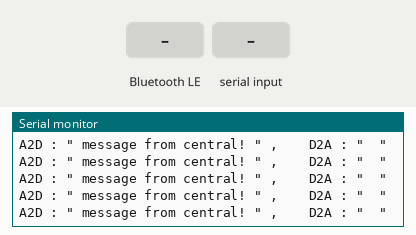
Recording of a sketch running on a simulated ESP32. On the bench: the last lines printed to the serial monitor. The test bench sets the inputs (shaded band). Nothing arrives over Bluetooth unless stated; a phone connects over Bluetooth LE 3 s after start.

Above: at 1.2 s.
1.3 s: Bluetooth LE write "1" received
At 1.71 s:
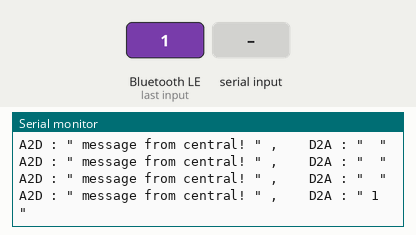
2.8 s: "1" received over the second serial link
At 3.22 s:
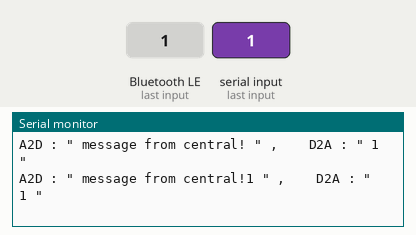
4.3 s: Bluetooth LE write "0" received
At 4.72 s:
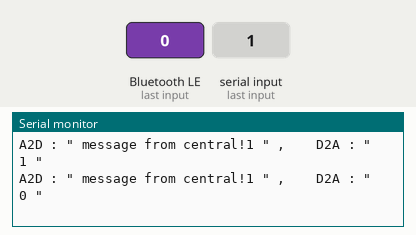
5.8 s: "0" received over the second serial link
At 6.22 s:
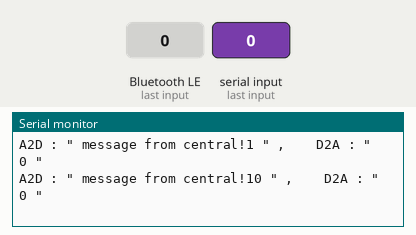
Timing chart, 0 to 8.3 s (numbered marks = the images above; inputs shaded):
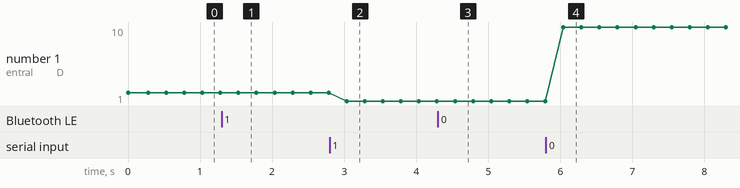

Measured:
- after the input at 1.3 s, the serial monitor: prints a new line after 0.23 s (image 1)
- after the input at 2.8 s, the serial monitor: prints a new line after 0.24 s (image 2)
- after the input at 4.3 s, the serial monitor: prints a new line after 0.24 s (image 3)
- after the input at 5.8 s, the serial monitor: prints a new line after 0.24 s (image 4)
- plotted number 1: 1 → 10 after the input at 5.8 s

The sketch:

ESP.ino
```cpp
#include <Arduino.h>

#include <BLEDevice.h>
#include <BLEServer.h>
#include <BLEUtils.h>
#include <BLE2902.h>

#define CENTRAL_NAME "TOINIOT2_ATACKER"
#define SERVICE_UUID "6a10c527-bac9-485e-bdb8-462f3b72bd59"
#define NOTIFY_UUID "07edec9a-716c-4379-b18b-2bb8eb1a2bea"
#define D2A_UUID "d4b0e22e-2597-48e3-886e-ea984f3f7db0"
#define A2D_UUID "2234bf79-5ff8-4b47-a139-b9a20801eaf4"

bool device_connected = true;
bool previous_device_connected = false;
std::string D2A_str;
BLEServer *central;
BLECharacteristic *NOTIFY = nullptr;
BLECharacteristic *D2A = nullptr;
BLECharacteristic *A2D = nullptr;


class CentralCallbacks : public BLEServerCallbacks{
  void onConnect(BLEServer *_central){
    device_connected = true;
  }
  void onDisconnected(BLEServer *_central){
    device_connected = false;
  }
};

class CharacteristicCallbacks : public BLECharacteristicCallbacks{
  void onWrite(BLECharacteristic *_characteristic){
    String _D2A = _characteristic -> getValue();
    // _characteristic -> setValue();
    if(_D2A.length()>0){
      D2A_str = _D2A.c_str();
      Serial1.println(D2A_str.c_str());
    }
      // Serial.println("\n\n\n\nreceived!\n\n\n\n");
  }
};

void setup() {
  Serial.begin(9600);
  Serial.println("BLE central(atacker)");

  Serial1.setPins(D7,D6);
  Serial1.begin(9600);

  BLEDevice::init(CENTRAL_NAME);

  central = BLEDevice::createServer();
  central -> setCallbacks(new CentralCallbacks());

  BLEService *service = central -> createService(SERVICE_UUID);

  NOTIFY = service -> createCharacteristic(NOTIFY_UUID, BLECharacteristic::PROPERTY_NOTIFY);
  NOTIFY -> addDescriptor(new BLE2902());

  D2A = service -> createCharacteristic(D2A_UUID, BLECharacteristic::PROPERTY_READ);
  D2A -> addDescriptor(new BLE2902());

  A2D = service -> createCharacteristic(A2D_UUID, BLECharacteristic::PROPERTY_WRITE);
  A2D -> setCallbacks(new CharacteristicCallbacks());

  service -> start();

  central -> getAdvertising() -> start();
  Serial.println("waiting a connecting");
}

std::string A2D_str = "message from central!";
void loop() {
  if(Serial1.available()){
    while(Serial1.available()){
      A2D_str += static_cast<char>(Serial1.read());
    }
  }
  Serial1.println(D2A_str.c_str());

  static uint32_t count = 0;
  if(device_connected){
    // A2D_str = "central_" + std::to_string(count) ;
    count++;
    Serial.printf( "A2D : \" %s \" ,    D2A : \" %s \" \n", A2D_str.c_str(), D2A_str.c_str() );
    A2D -> setValue(A2D_str.c_str());
    A2D -> notify();
    delay(250);
  }

  if(!device_connected && previous_device_connected){
    delay(500);
    central -> startAdvertising();
    Serial.println("\nbegan advertising\n");
    previous_device_connected = device_connected;
  }

  if(device_connected && !previous_device_connected) previous_device_connected = device_connected;
}
```
